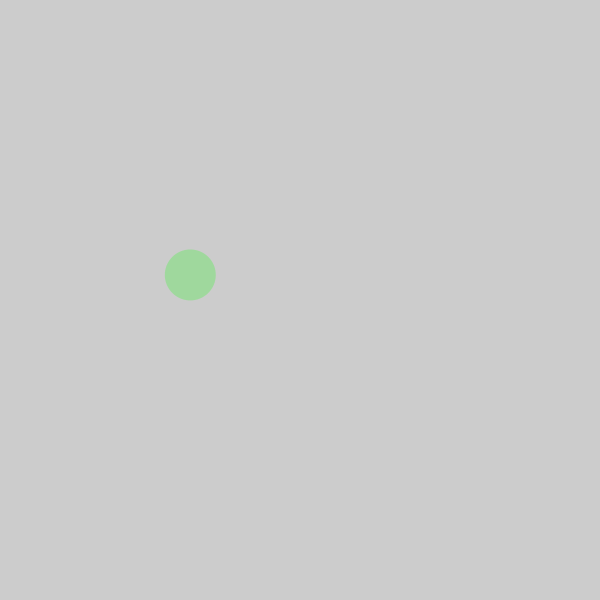
Frame 1 (no input)
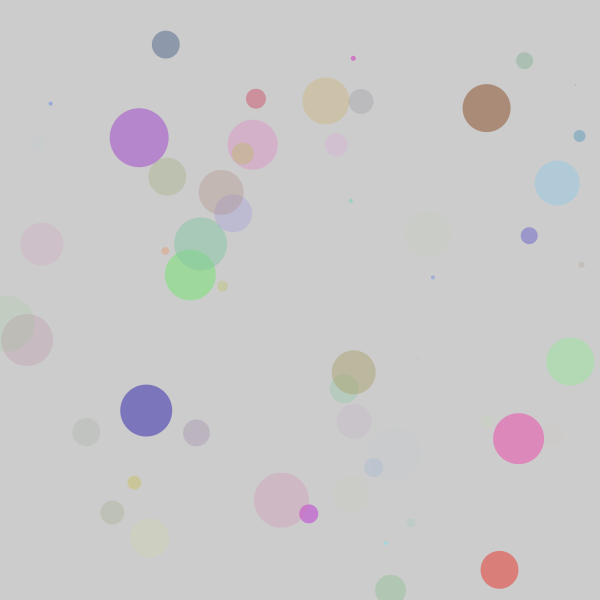
Frame 60 (the mouse pressed at the canvas centre just before this capture)
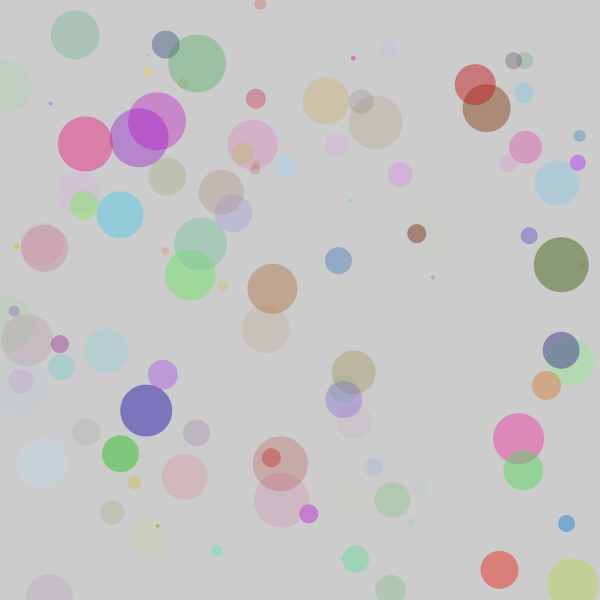
Frame 120 (the mouse held since frame 60 and released just before this capture)

The Processing sketch that drew these frames (run headless with seeded random() and noise(); from frame 60 on, the mouse is pressed at the canvas centre):

// Processing sketch: elipsy
// ── elipsy.pde
//Przezroczyste losowe elipsy

float W; //Zmienna globalna

void setup()
{
  size(600,600);  //rozmiar okna
  frameRate(100); //szybkość animacji
  noStroke();     //bez konturów
  //Gdy już wiadomo jakie wymiary okna szukamy mniejszego
  W=min(width,height); //wartość minimalna z dwóch wartości
}

//Własna funkcja
int radius()
{
  return int(random(W/10));
}

//wizualizacja oraz dynamika (zmiana stanu)
void draw()
{
  float alfa=random(128); //Z wylosowaną przezroczystością
  fill(random(255),random(255),random(255),alfa);
  float r=radius();
  ellipse(random(W),random(W),r,r);
}

//https://github.com/borkowsk/bookProcessingEN
//https://github.com/borkowsk/bookProcessingPL
